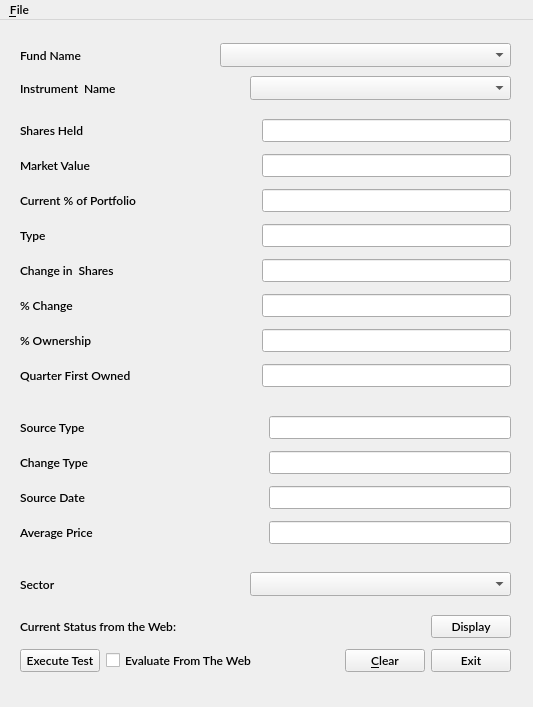
<?xml version="1.0" encoding="UTF-8"?>
<ui version="4.0">
 <class>mainWindow</class>
 <widget class="QMainWindow" name="mainWindow">
  <property name="windowModality">
   <enum>Qt::WindowModal</enum>
  </property>
  <property name="geometry">
   <rect>
    <x>0</x>
    <y>0</y>
    <width>533</width>
    <height>707</height>
   </rect>
  </property>
  <property name="sizePolicy">
   <sizepolicy hsizetype="Expanding" vsizetype="Expanding">
    <horstretch>0</horstretch>
    <verstretch>0</verstretch>
   </sizepolicy>
  </property>
  <property name="minimumSize">
   <size>
    <width>533</width>
    <height>707</height>
   </size>
  </property>
  <property name="maximumSize">
   <size>
    <width>533</width>
    <height>707</height>
   </size>
  </property>
  <property name="font">
   <font>
    <family>Lato Semibold</family>
   </font>
  </property>
  <property name="windowTitle">
   <string>Vajra [Compromised Exp]</string>
  </property>
  <widget class="QWidget" name="centralwidget">
   <widget class="QWidget" name="layoutWidget">
    <property name="geometry">
     <rect>
      <x>20</x>
      <y>550</y>
      <width>491</width>
      <height>28</height>
     </rect>
    </property>
    <layout class="QHBoxLayout" name="horizontalLayout">
     <item>
      <widget class="QLabel" name="sectorLabel">
       <property name="text">
        <string>Sector</string>
       </property>
      </widget>
     </item>
     <item>
      <widget class="QComboBox" name="sectorComboBox">
       <property name="sizePolicy">
        <sizepolicy hsizetype="Fixed" vsizetype="Fixed">
         <horstretch>0</horstretch>
         <verstretch>0</verstretch>
        </sizepolicy>
       </property>
       <property name="minimumSize">
        <size>
         <width>261</width>
         <height>24</height>
        </size>
       </property>
      </widget>
     </item>
    </layout>
   </widget>
   <widget class="QWidget" name="layoutWidget">
    <property name="geometry">
     <rect>
      <x>20</x>
      <y>20</y>
      <width>491</width>
      <height>64</height>
     </rect>
    </property>
    <layout class="QVBoxLayout" name="verticalLayout">
     <item>
      <layout class="QHBoxLayout" name="horizontalLayout_5">
       <item>
        <widget class="QLabel" name="fundNameLabel">
         <property name="text">
          <string>Fund Name</string>
         </property>
        </widget>
       </item>
       <item>
        <widget class="QComboBox" name="fundNameComboBox">
         <property name="sizePolicy">
          <sizepolicy hsizetype="Fixed" vsizetype="Fixed">
           <horstretch>0</horstretch>
           <verstretch>0</verstretch>
          </sizepolicy>
         </property>
         <property name="minimumSize">
          <size>
           <width>291</width>
           <height>24</height>
          </size>
         </property>
        </widget>
       </item>
      </layout>
     </item>
     <item>
      <layout class="QHBoxLayout" name="horizontalLayout_4">
       <item>
        <widget class="QLabel" name="instrumentNameLabel">
         <property name="text">
          <string>Instrument  Name</string>
         </property>
        </widget>
       </item>
       <item>
        <widget class="QComboBox" name="instrumentNameComboBox">
         <property name="sizePolicy">
          <sizepolicy hsizetype="Fixed" vsizetype="Fixed">
           <horstretch>0</horstretch>
           <verstretch>0</verstretch>
          </sizepolicy>
         </property>
         <property name="minimumSize">
          <size>
           <width>261</width>
           <height>24</height>
          </size>
         </property>
         <property name="editable">
          <bool>false</bool>
         </property>
        </widget>
       </item>
      </layout>
     </item>
    </layout>
   </widget>
   <widget class="QWidget" name="layoutWidget">
    <property name="geometry">
     <rect>
      <x>20</x>
      <y>590</y>
      <width>491</width>
      <height>68</height>
     </rect>
    </property>
    <layout class="QVBoxLayout" name="verticalLayout_2">
     <item>
      <layout class="QHBoxLayout" name="horizontalLayout_2">
       <item>
        <widget class="QLabel" name="labelCurrentStatus">
         <property name="text">
          <string>Current Status from the Web: </string>
         </property>
        </widget>
       </item>
       <item>
        <spacer name="horizontalSpacer_2">
         <property name="orientation">
          <enum>Qt::Horizontal</enum>
         </property>
         <property name="sizeHint" stdset="0">
          <size>
           <width>40</width>
           <height>20</height>
          </size>
         </property>
        </spacer>
       </item>
       <item>
        <widget class="QPushButton" name="displayButton">
         <property name="text">
          <string>Display</string>
         </property>
        </widget>
       </item>
      </layout>
     </item>
     <item>
      <layout class="QHBoxLayout" name="horizontalLayout_3">
       <item>
        <widget class="QPushButton" name="executeButton">
         <property name="text">
          <string>Execute Test</string>
         </property>
        </widget>
       </item>
       <item>
        <widget class="QCheckBox" name="checkBoxEvaluation">
         <property name="text">
          <string>Evaluate From The Web</string>
         </property>
        </widget>
       </item>
       <item>
        <spacer name="horizontalSpacer">
         <property name="orientation">
          <enum>Qt::Horizontal</enum>
         </property>
         <property name="sizeHint" stdset="0">
          <size>
           <width>198</width>
           <height>20</height>
          </size>
         </property>
        </spacer>
       </item>
       <item>
        <widget class="QPushButton" name="pushButtonClear">
         <property name="text">
          <string>&amp;Clear</string>
         </property>
        </widget>
       </item>
       <item>
        <widget class="QPushButton" name="exitButton">
         <property name="text">
          <string>Exit</string>
         </property>
        </widget>
       </item>
      </layout>
     </item>
    </layout>
   </widget>
   <widget class="QWidget" name="layoutWidget">
    <property name="geometry">
     <rect>
      <x>20</x>
      <y>93</y>
      <width>491</width>
      <height>284</height>
     </rect>
    </property>
    <layout class="QVBoxLayout" name="verticalLayout_3">
     <item>
      <layout class="QHBoxLayout" name="horizontalLayout_6">
       <item>
        <widget class="QLabel" name="label">
         <property name="text">
          <string>Shares Held</string>
         </property>
        </widget>
       </item>
       <item>
        <widget class="QLineEdit" name="lineEditSharesHeld">
         <property name="maximumSize">
          <size>
           <width>249</width>
           <height>16777215</height>
          </size>
         </property>
         <property name="readOnly">
          <bool>true</bool>
         </property>
        </widget>
       </item>
      </layout>
     </item>
     <item>
      <layout class="QHBoxLayout" name="horizontalLayout_7">
       <item>
        <widget class="QLabel" name="label_2">
         <property name="text">
          <string>Market Value</string>
         </property>
        </widget>
       </item>
       <item>
        <widget class="QLineEdit" name="lineEditMarketValue">
         <property name="minimumSize">
          <size>
           <width>249</width>
           <height>0</height>
          </size>
         </property>
         <property name="maximumSize">
          <size>
           <width>249</width>
           <height>16777215</height>
          </size>
         </property>
         <property name="readOnly">
          <bool>true</bool>
         </property>
        </widget>
       </item>
      </layout>
     </item>
     <item>
      <layout class="QHBoxLayout" name="horizontalLayout_8">
       <item>
        <widget class="QLabel" name="label_3">
         <property name="text">
          <string>Current % of Portfolio</string>
         </property>
        </widget>
       </item>
       <item>
        <widget class="QLineEdit" name="lineEditPrPerOfPortfolio">
         <property name="minimumSize">
          <size>
           <width>249</width>
           <height>0</height>
          </size>
         </property>
         <property name="maximumSize">
          <size>
           <width>249</width>
           <height>16777215</height>
          </size>
         </property>
         <property name="readOnly">
          <bool>true</bool>
         </property>
        </widget>
       </item>
      </layout>
     </item>
     <item>
      <layout class="QHBoxLayout" name="horizontalLayout_9">
       <item>
        <widget class="QLabel" name="label_5">
         <property name="text">
          <string>Type</string>
         </property>
        </widget>
       </item>
       <item>
        <widget class="QLineEdit" name="lineEditRanking">
         <property name="maximumSize">
          <size>
           <width>249</width>
           <height>16777215</height>
          </size>
         </property>
         <property name="readOnly">
          <bool>true</bool>
         </property>
        </widget>
       </item>
      </layout>
     </item>
     <item>
      <layout class="QHBoxLayout" name="horizontalLayout_10">
       <item>
        <widget class="QLabel" name="label_4">
         <property name="text">
          <string>Change in  Shares</string>
         </property>
        </widget>
       </item>
       <item>
        <widget class="QLineEdit" name="lineEditChangeInShares">
         <property name="maximumSize">
          <size>
           <width>249</width>
           <height>16777215</height>
          </size>
         </property>
         <property name="readOnly">
          <bool>true</bool>
         </property>
        </widget>
       </item>
      </layout>
     </item>
     <item>
      <layout class="QHBoxLayout" name="horizontalLayout_11">
       <item>
        <widget class="QLabel" name="label_6">
         <property name="text">
          <string>% Change</string>
         </property>
        </widget>
       </item>
       <item>
        <widget class="QLineEdit" name="lineEditPercentageChange">
         <property name="maximumSize">
          <size>
           <width>249</width>
           <height>16777215</height>
          </size>
         </property>
         <property name="text">
          <string/>
         </property>
         <property name="readOnly">
          <bool>true</bool>
         </property>
        </widget>
       </item>
      </layout>
     </item>
     <item>
      <layout class="QHBoxLayout" name="horizontalLayout_12">
       <item>
        <widget class="QLabel" name="label_8">
         <property name="text">
          <string>% Ownership</string>
         </property>
        </widget>
       </item>
       <item>
        <widget class="QLineEdit" name="lineEditPerOwnership">
         <property name="maximumSize">
          <size>
           <width>249</width>
           <height>16777215</height>
          </size>
         </property>
         <property name="readOnly">
          <bool>true</bool>
         </property>
        </widget>
       </item>
      </layout>
     </item>
     <item>
      <layout class="QHBoxLayout" name="horizontalLayout_13">
       <item>
        <widget class="QLabel" name="label_9">
         <property name="text">
          <string>Quarter First Owned</string>
         </property>
        </widget>
       </item>
       <item>
        <widget class="QLineEdit" name="lineEditQtrFirstOwned">
         <property name="maximumSize">
          <size>
           <width>249</width>
           <height>16777215</height>
          </size>
         </property>
         <property name="readOnly">
          <bool>true</bool>
         </property>
        </widget>
       </item>
      </layout>
     </item>
    </layout>
   </widget>
   <widget class="QWidget" name="layoutWidget">
    <property name="geometry">
     <rect>
      <x>20</x>
      <y>390</y>
      <width>491</width>
      <height>140</height>
     </rect>
    </property>
    <layout class="QVBoxLayout" name="verticalLayout_4">
     <item>
      <layout class="QHBoxLayout" name="horizontalLayout_14">
       <item>
        <widget class="QLabel" name="label_10">
         <property name="text">
          <string>Source Type</string>
         </property>
        </widget>
       </item>
       <item>
        <widget class="QLineEdit" name="lineEditSoureType">
         <property name="maximumSize">
          <size>
           <width>242</width>
           <height>16777215</height>
          </size>
         </property>
         <property name="readOnly">
          <bool>true</bool>
         </property>
        </widget>
       </item>
      </layout>
     </item>
     <item>
      <layout class="QHBoxLayout" name="horizontalLayout_16">
       <item>
        <widget class="QLabel" name="label_7">
         <property name="text">
          <string>Change Type</string>
         </property>
        </widget>
       </item>
       <item>
        <widget class="QLineEdit" name="lineEditChangeType">
         <property name="maximumSize">
          <size>
           <width>242</width>
           <height>16777215</height>
          </size>
         </property>
         <property name="readOnly">
          <bool>true</bool>
         </property>
        </widget>
       </item>
      </layout>
     </item>
     <item>
      <layout class="QHBoxLayout" name="horizontalLayout_15">
       <item>
        <widget class="QLabel" name="label_11">
         <property name="text">
          <string>Source Date</string>
         </property>
        </widget>
       </item>
       <item>
        <widget class="QLineEdit" name="lineEditSourceData">
         <property name="maximumSize">
          <size>
           <width>242</width>
           <height>16777215</height>
          </size>
         </property>
         <property name="readOnly">
          <bool>true</bool>
         </property>
        </widget>
       </item>
      </layout>
     </item>
     <item>
      <layout class="QHBoxLayout" name="horizontalLayout_17">
       <item>
        <widget class="QLabel" name="label_12">
         <property name="text">
          <string>Average Price</string>
         </property>
        </widget>
       </item>
       <item>
        <widget class="QLineEdit" name="lineEditAveragePrice">
         <property name="maximumSize">
          <size>
           <width>242</width>
           <height>16777215</height>
          </size>
         </property>
         <property name="readOnly">
          <bool>true</bool>
         </property>
        </widget>
       </item>
      </layout>
     </item>
    </layout>
   </widget>
  </widget>
  <widget class="QMenuBar" name="menuBar">
   <property name="geometry">
    <rect>
     <x>0</x>
     <y>0</y>
     <width>533</width>
     <height>22</height>
    </rect>
   </property>
   <widget class="QMenu" name="menuFile">
    <property name="title">
     <string>&amp;File</string>
    </property>
    <addaction name="actionAddFundMenu"/>
    <addaction name="actionAddInstrument"/>
    <addaction name="actionAboutMenu"/>
    <addaction name="actionExitMenu"/>
   </widget>
   <addaction name="menuFile"/>
  </widget>
  <action name="actionAbout">
   <property name="text">
    <string>About</string>
   </property>
  </action>
  <action name="actionExit">
   <property name="text">
    <string>Exit</string>
   </property>
  </action>
  <action name="actionAdd_Fund">
   <property name="text">
    <string>Add Fund</string>
   </property>
  </action>
  <action name="actionAboutVajra">
   <property name="text">
    <string>About</string>
   </property>
  </action>
  <action name="actionExit_2">
   <property name="text">
    <string>Exit</string>
   </property>
  </action>
  <action name="actionAddFundMenu">
   <property name="text">
    <string>&amp;Add Fund</string>
   </property>
   <property name="shortcut">
    <string>Alt+A</string>
   </property>
  </action>
  <action name="actionExitMenu">
   <property name="text">
    <string>&amp;Exit</string>
   </property>
   <property name="shortcut">
    <string>Ctrl+Q</string>
   </property>
  </action>
  <action name="actionAboutMenu">
   <property name="text">
    <string>A&amp;bout</string>
   </property>
   <property name="shortcut">
    <string>F1</string>
   </property>
  </action>
  <action name="actionAddInstrument">
   <property name="text">
    <string>Add &amp;Instrument</string>
   </property>
   <property name="shortcut">
    <string>Alt+I</string>
   </property>
  </action>
 </widget>
 <tabstops>
  <tabstop>fundNameComboBox</tabstop>
  <tabstop>instrumentNameComboBox</tabstop>
  <tabstop>sectorComboBox</tabstop>
  <tabstop>displayButton</tabstop>
  <tabstop>executeButton</tabstop>
  <tabstop>exitButton</tabstop>
 </tabstops>
 <resources/>
 <connections>
  <connection>
   <sender>exitButton</sender>
   <signal>clicked()</signal>
   <receiver>mainWindow</receiver>
   <slot>close()</slot>
   <hints>
    <hint type="sourcelabel">
     <x>368</x>
     <y>226</y>
    </hint>
    <hint type="destinationlabel">
     <x>216</x>
     <y>222</y>
    </hint>
   </hints>
  </connection>
 </connections>
</ui>
